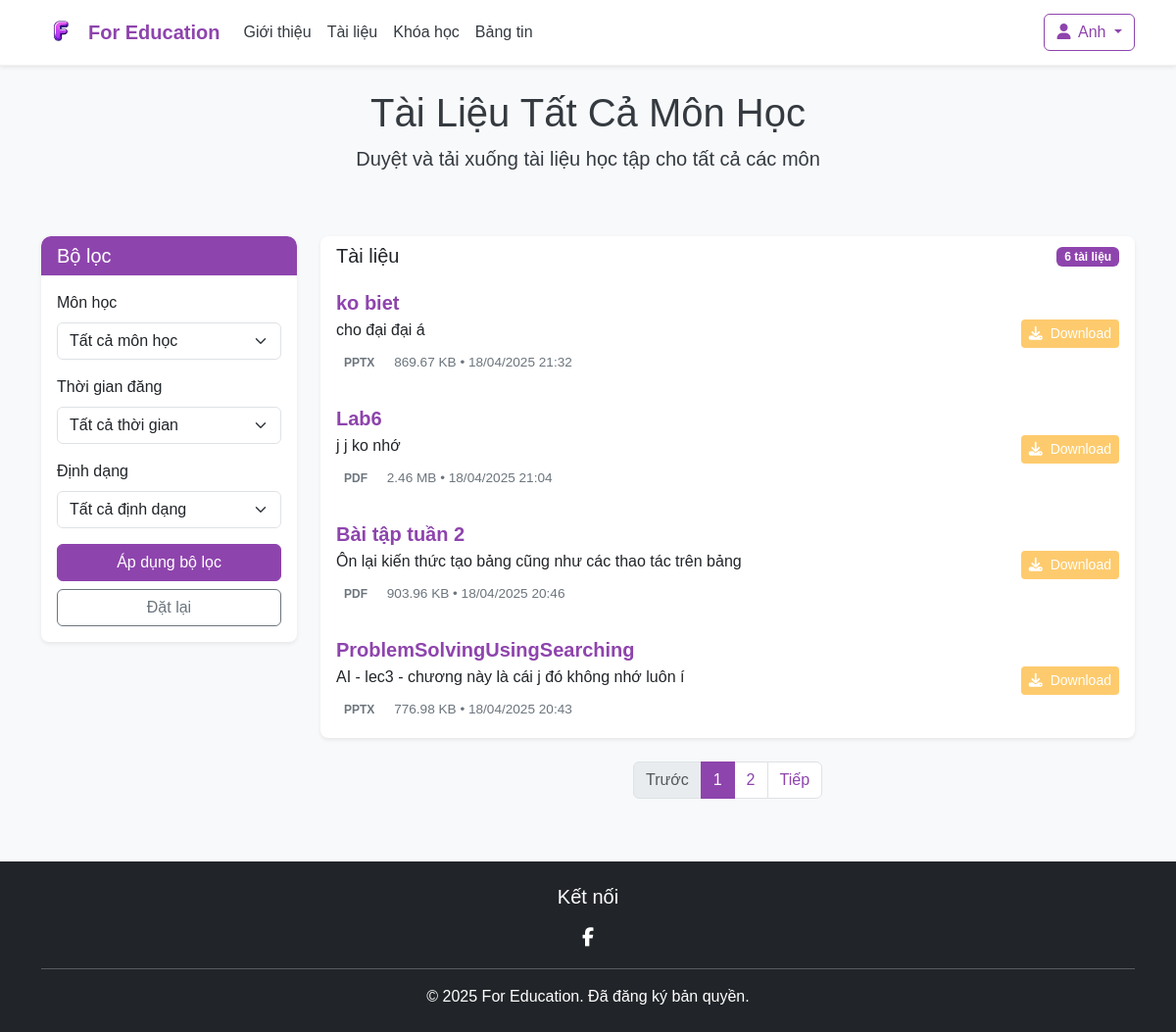
The page /index.php?act=tailieu (signed in) on the database its author committed.
### tables this page shows
CREATE TABLE `documents` (
  `id` int(11) NOT NULL,
  `title` varchar(255) NOT NULL,
  `description` text DEFAULT NULL,
  `format` varchar(20) DEFAULT NULL,
  `file_size` bigint(20) NOT NULL,
  `file_path` varchar(255) NOT NULL,
  `uploader_id` int(11) DEFAULT NULL,
  `class_id` int(11) DEFAULT NULL,
  `upload_date` datetime DEFAULT current_timestamp(),
  `danhmuc` varchar(100) DEFAULT NULL,
  `monhoc` varchar(100) DEFAULT NULL,
  `lophoc` varchar(255) DEFAULT NULL
);

### models/pdo.php (called while the page is built, shortened)
<?php
function pdo_get_connection() {
    $dburl = "mysql:host=localhost;dbname=education;charset=utf8";
    $username = "root";
    $password = "";
    try {
        $pdo = new PDO($dburl, $username, $password);
        $pdo->setAttribute(PDO::ATTR_ERRMODE, PDO::ERRMODE_EXCEPTION);
        return $pdo;
    } catch (PDOException $e) {
        die("Connection failed: " . $e->getMessage());
    }
}
function pdo_query($sql){
    $sql_args = array_slice(func_get_args(), 1);
    try{
        $conn = pdo_get_connection();
        $stmt = $conn->prepare($sql);
        $stmt->execute($sql_args);
        $rows = $stmt->fetchAll();
        return $rows;
    }
    catch(PDOException $e){
        throw $e;
    }
    finally{
        unset($conn);
    }
}

### models/tailieu.php (called while the page is built, shortened)
<?php
require_once 'pdo.php';
function layDanhSachDocuments($filters = []) {
    $sql = "SELECT * FROM documents WHERE 1=1";
    $params = [];
    $sql .= " ORDER BY upload_date DESC";
    try {
        $documents = pdo_query($sql, ...$params);
        foreach ($documents as &$doc) {
            $doc['file_size_readable'] = chuyenDoiKichThuocFile($doc['file_size']);
        }
        return $documents;
    } catch (PDOException $e) {
        error_log("Lỗi truy vấn: " . $e->getMessage());
        return [];
    }
}
function chuyenDoiKichThuocFile($bytes) {
    $units = ['Byte', 'KB', 'MB', 'GB', 'TB'];
    $i = floor(log($bytes, 1024));
    return round($bytes / pow(1024, $i), 2) . ' ' . $units[$i];
}
?>

### view/DocumentListPage.php (the view, shortened to what this page needs)
<?php
require_once 'models/tailieu.php';
$filters = [
    'monhoc' => trim($_GET['monhoc'] ?? ''),
    'format' => $_GET['format'] ?? '',
    'thoigian' => $_GET['thoigian'] ?? '',
    'tungay' => '',
    'denngay' => ''
];
$documents = layDanhSachDocuments($filters);
$itemsPerPage = 4;
$totalDocuments = count($documents);
$totalPages = ceil($totalDocuments / $itemsPerPage);
$currentPage = isset($_GET['page']) && is_numeric($_GET['page']) ? max(1, (int)$_GET['page']) : 1;
$currentPage = min($currentPage, $totalPages);
$startIndex = ($currentPage - 1) * $itemsPerPage;
$documentsOnPage = array_slice($documents, $startIndex, $itemsPerPage);
$current_url = $_SERVER['PHP_SELF'] . '?act=tailieu';
?>
<header class="bg-light py-4">
    <div class="container">
        <?php
        $title = 'Tài Liệu ';
        $desc = 'Duyệt và tải xuống tài liệu học tập ';
        if (!empty($filters['monhoc'])) {
            $title .= htmlspecialchars($filters['monhoc']);
            $desc .= 'cho môn ' . htmlspecialchars($filters['monhoc']);
        } else {
            $title .= 'Tất Cả Môn Học';
            $desc .= 'cho tất cả các môn';
        }
        ?>
        <h1 class="text-center"><?= $title ?></h1>
        <p class="text-center lead"><?= $desc ?></p>
    </div>
</header>
<main class="container my-4">
    <div class="row">
        <div class="col-lg-3 mb-4">
            <div class="card shadow-sm">
                <div class="card-header bg-primary text-white">
                    <h5 class="mb-0">Bộ lọc</h5>
                </div>
                <div class="card-body">
                    <form method="GET" action="<?= $_SERVER['PHP_SELF'] ?>">
                        <div class="mb-3">
                            <label for="monhoc-filter" class="form-label">Môn học</label>
                            <select class="form-select" id="monhoc-filter" name="monhoc">
                                <option value="">Tất cả môn học</option>
                            </select>
                        </div>
                        <div class="mb-3">
                            <label for="thoigian-filter" class="form-label">Thời gian đăng</label>
                            <select class="form-select" id="thoigian-filter" name="thoigian">
                                <option value="">Tất cả thời gian</option>
                            </select>
                        </div>
                        <div class="mb-3">
                            <label for="format-filter" class="form-label">Định dạng</label>
                            <select class="form-select" id="format-filter" name="format">
                                <option value="">Tất cả định dạng</option>
                            </select>
                        </div>
                        <div class="d-grid gap-2">
                            <button type="submit" class="btn btn-primary">Áp dụng bộ lọc</button>
                            <a href="DocumentListPage.php" class="btn btn-outline-secondary">Đặt lại</a>
                        </div>
                    </form>
                </div>
            </div>
        </div>
        <div class="col-lg-9">
            <div class="card shadow-sm mb-4">
                <div class="card-header bg-white">
                    <div class="row align-items-center">
                        <div class="col">
                            <h5 class="mb-0">Tài liệu</h5>
                        </div>
                        <div class="col-auto">
                            <span class="badge bg-primary"><?= $totalDocuments ?> tài liệu</span>
                        </div>
                    </div>
                </div>
                <div class="card-body p-0">
                    <?php if (empty($documentsOnPage)): ?>
                        <div class="list-group-item document-item p-3 text-center">
                            <i class="fas fa-folder-open fa-2x text-muted mb-2"></i>
                            <p class="mb-0">Không tìm thấy tài liệu nào phù hợp</p>
                        </div>
                    <?php else: ?>
                        <?php foreach ($documentsOnPage as $doc): ?>
                            <div class="list-group-item document-item p-3">
                                <div class="row align-items-center">
                                    <div class="col-md-8">
                                        <h5 class="document-title"><?= htmlspecialchars($doc['title']) ?></h5>
                                        <p class="document-description mb-2"><?= htmlspecialchars($doc['description']) ?></p>
                                        <div class="document-meta">
                                            <span class="document-format format-<?= $doc['format'] ?>"><?= strtoupper($doc['format']) ?></span>
                                            <span class="document-size"><?= $doc['file_size_readable'] ?></span> •
                                            <span class="document-date"><?= $doc['upload_date_formatted'] ?></span>
                                        </div>
                                    </div>
                                    <div class="col-md-4 text-md-end document-actions">
                                        <a href="../edu/models/download.php?id=<?= $doc['id'] ?>" class="btn btn-sm btn-download">
                                            <i class="fas fa-download me-1"></i> Download
                                        </a>
                                    </div>
                                </div>
                            </div>
                        <?php endforeach; ?>
                    <?php endif; ?>
                </div>
            </div>
            <nav aria-label="Phân trang tài liệu">
                <ul class="pagination justify-content-center" id="pagination">
                    <li class="page-item <?= ($currentPage <= 1) ? 'disabled' : '' ?>">
                        <a class="page-link" href="<?= $current_url . '&page=' . ($currentPage - 1) ?>">Trước</a>
                    </li>
                    <?php for ($i = 1; $i <= $totalPages; $i++): ?>
                        <li class="page-item <?= ($i === $currentPage) ? 'active' : '' ?>">
                            <a class="page-link" href="<?= $current_url . '&page=' . $i ?>"><?= $i ?></a>
                        </li>
                    <?php endfor; ?>
                    <li class="page-item <?= ($currentPage >= $totalPages) ? 'disabled' : '' ?>">
                        <a class="page-link" href="<?= $current_url . '&page=' . ($currentPage + 1) ?>">Tiếp</a>
                    </li>
                </ul>
            </nav>
        </div>
    </div>
</main>

### layout/css/index.css (style rules this page uses)
:root { --primary: #8E44AD; --background: #F8F9FA; --text: #343A40; --accent: #FDCB6E; }
body { background-color: var(--background); color: var(--text); font-family: -apple-system, BlinkMacSystemFont, "Segoe UI", Roboto, Helvetica, Arial, sans-serif; }
.btn-primary { background-color: var(--primary); border-color: var(--primary); }

### layout/css/myclass.css (style rules this page uses)
:root { --primary-color: #8E44AD; --background-color: #F8F9FA; --text-color: #343A40; --accent-color: #FDCB6E; }
body { background-color: var(--background-color); color: var(--text-color); font-family: 'Segoe UI', Tahoma, Geneva, Verdana, sans-serif; }
.card-header { border-radius: 10px 10px 0 0 !important; }
.bg-primary { background-color: var(--primary-color) !important; }
.btn-primary { background-color: var(--primary-color); border-color: var(--primary-color); }

### layout/css/DocumentListPage.css (style rules this page uses)
:root { --primary: #8E44AD; --background: #F8F9FA; --text: #343A40; --accent: #FDCB6E; }
body { background-color: var(--background); color: var(--text); font-family: 'Arial', sans-serif; }
.bg-primary { background-color: var(--primary) !important; }
.btn-primary { background-color: var(--primary); border-color: var(--primary); }
.card { border: none; border-radius: 8px; overflow: hidden; }
.card-header { border-bottom: none; }
.document-item { transition: transform 0.2s, box-shadow 0.2s; border-left: 0; border-right: 0; }
.document-item:first-child { border-top: 0; }
.document-item:last-child { border-bottom: 0; }
.document-title { color: var(--primary); font-weight: 600; margin-bottom: 0.25rem; }
.document-meta { font-size: 0.85rem; color: #6c757d; }
.document-date { color: #6c757d; }
.document-format { display: inline-block; padding: 0.25rem 0.5rem; border-radius: 4px; font-size: 0.75rem; font-weight: bold; margin-right: 0.5rem; }
.btn-download { color: white; background-color: var(--accent); border: none; border-radius: 4px; transition: background-color 0.2s; }
.page-link { color: var(--primary); }
.page-item.active .page-link { background-color: var(--primary); border-color: var(--primary); }

### rows shown on the page
documents: title "ko biet", description "cho đại đại á", format "PPTX", file_size_readable "869.67 KB", upload_date_formatted "18/04/2025 21:32"
documents: title "Lab6", description "j j ko nhớ", format "PDF", file_size_readable "2.46 MB", upload_date_formatted "18/04/2025 21:04"
documents: title "Bài tập tuần 2", description "Ôn lại kiến thức tạo bảng cũng như các thao tác trên bảng", format "PDF", file_size_readable "903.96 KB", upload_date_formatted "18/04/2025 20:46"
documents: title "ProblemSolvingUsingSearching", description "AI - lec3 - chương này là cái j đó không nhớ luôn í", format "PPTX", file_size_readable "776.98 KB", upload_date_formatted "18/04/2025 20:43"

### other values the page prints
$_SESSION['username'] "Anh"
$title "Tài Liệu Tất Cả Môn Học"
$desc "Duyệt và tải xuống tài liệu học tập cho tất cả các môn"
$totalDocuments "6"
